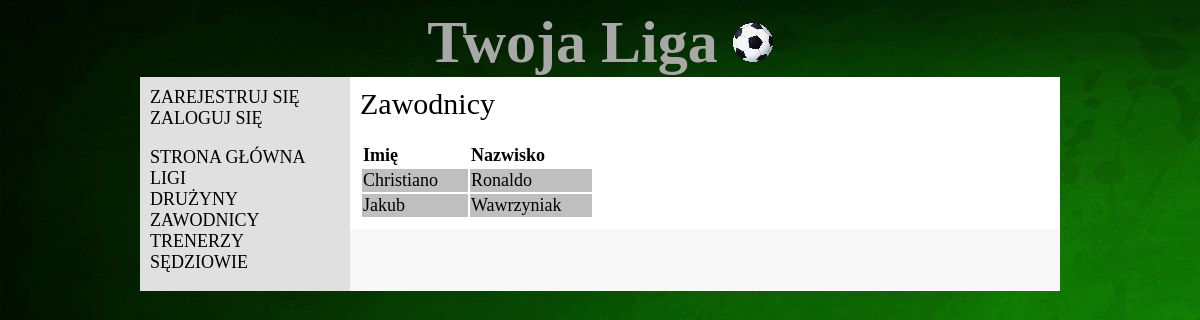
Screenshot of /players/ with the database file from the repository.
### liga/models.py (models this page shows, shortened)
class Player(models.Model):
    name=models.CharField(max_length=50)
    surname=models.CharField(max_length=50)
    available=models.BooleanField()

### liga/views.py (the view)
# urls.py: url(r'^players/', views.players, name='players'),
def players(request):
    palyerslist = Player.objects.all().order_by('surname')
    return render_to_response('players.html', RequestContext(request, {'palyerslist': palyerslist}))

### liga/templates/players.html (shortened to what this page needs)
<!DOCTYPE html>
{% extends "base.html" %}
{% block content %}
    <div class="title">Zawodnicy</div><br/>
    <table>
        <tr>
            <td><b>Imię</b></td>
            <td><b>Nazwisko</b></td>
        </tr>
        {% for player in palyerslist %}
            <tr>
                <td>{{ player.name }}</td>
                <td>{{ player.surname }}</td>
            </tr>
        {% endfor %}
    </table>
{% endblock %}

### liga/static/liga.css (style rules this page uses)
body { background-image: url("css_background2.jpg"); align-content: center; font-family: calibri ; }
td { padding-right: 30px; }
#main > table > tbody > tr >td,#main > table > tbody > tr >td>a { background-color: #bfbfbf; }
#main > table > tbody > tr:nth-child(1)>td { background-color: transparent; }
#main table { margin-top: 0px; }
.title { font-size: 30px; }

### rows the page displays
Player: name "Christiano", surname "Ronaldo"
Player: name "Jakub", surname "Wawrzyniak"
